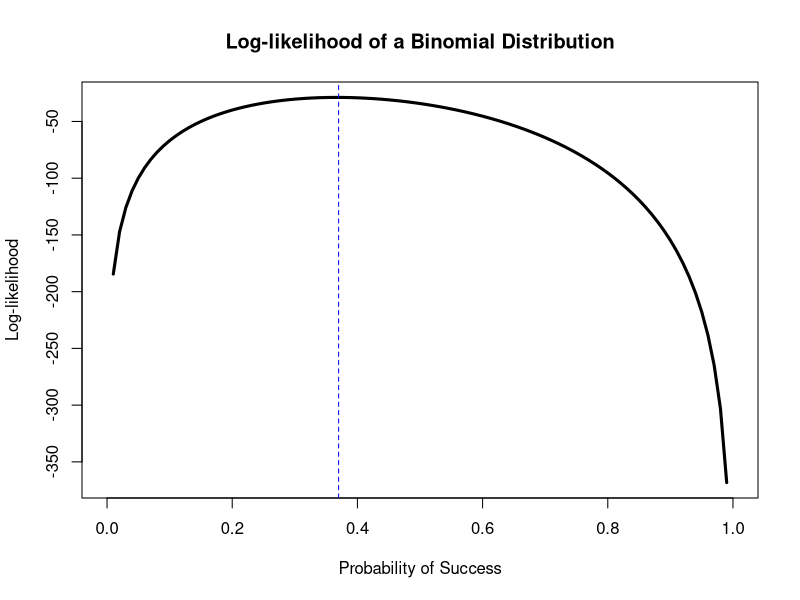
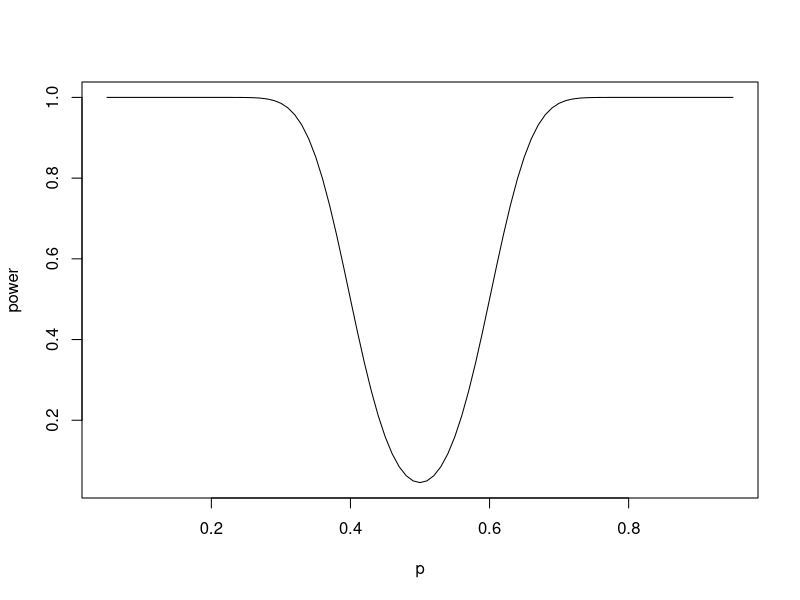

The R script that drew these images, in order:
# Homework 1
# Since it is from a binomial distribution

# n = 10, p = (0, 1) , 15 independent observations
sample <- c(7, 1, 5, 1, 3, 3, 3, 3, 6, 5, 4, 5, 3, 2, 4)

# Question 1
# calculating the mean
np <- mean(sample)
n <- 10
np

# calculating the probability
p <- (np/n)


# Question 2

set.seed(1111)

n_sim <- 1000
np_Mom <- as.vector(n_sim)

for (i in 1:n_sim){
  sample_sim <- rbinom(n_sim, n, p)
  np_Mom[i] <- mean(sample_sim)
}

mean_Mom <- mean(np_Mom)
mean_Mom

# Standard Error for the Method of Moment
SE_Mom <- sd(np_Mom)
SE_Mom


# Question 3
# Plot the log-likelihood as a product of p

# likelihood function
log_lk <- function(prob, sample, n){
  sum(dbinom(sample , size = n, prob = prob, log = TRUE))
}

# probability values
prob_values <- seq(0, 1, 0.01)
count_values <- length(prob_values)

ll_values <- as.vector(count_values)

for (i in 1:count_values){
  ll_values[i] <- log_lk(prob_values[i], sample, n)
}

par(mfrow = c(1,1))
plot(prob_values, ll_values, xlab = "Probability of Success", ylab = "Log-likelihood", 
     main = "Log-likelihood of a Binomial Distribution", type = "l", lwd = 3)


# Find the MLE for the parameter P and mark it on the plot
prob_MLE <- prob_values[which.max(ll_values)]
abline(v = prob_MLE, col = "blue", lty = 2)
# text(prob_MLE, max(ll_values), sprintf("MLE = %.3f", prob_MLE), pos = 3, col = "red")

# Question 4
# Find the MLE of p

library(stats4)

set.seed(1111)

n_sim <- 1000

n <- 10

np_MLE <- as.vector(n_sim)

# Define the likelihood function
nLL <- function(p_new) {
  -sum(dbinom(sample_sim, size = n, prob = p_new, log = TRUE))
}


for (i in 1:n_sim) {
  # Generate a random sample of size 'n' for each iteration
  sample_sim <- rbinom(n, size = n, prob = p)
  
  # Fit the model and estimate p
  fit <- mle(nLL, start = list(p_new = 0.5))
  
  # Extract the parameter estimate
  np_MLE[i] <- coef(fit)["p_new"]
}

# Calculate the mean of the MLE estimates
mean_MLE <- mean(np_MLE)
mean_MLE


# Question 5
# Find an (approximate) standard error for the maximum 
# likelihood estimate using the Fisher information.

np_MLE_sd <- sd(np_MLE)
np_MLE_sd

# Question 6
# Give a bootstrap confidence interval for the maximum likelihood estimate.

np_MLE_CI <- c(quantile(np_MLE, 0.025), quantile(np_MLE, 0.975))
np_MLE_CI



# ----------------------------------------------------------------------------+
#                                 CHAPTER 8
# ----------------------------------------------------------------------------+

n <- 100
p <- seq(0.05, 0.95, 0.01)

power <- 1-pnorm((60 - n*p)/sqrt(n*p*(1-p))) + pnorm((40 - n*p)/sqrt(n*p*(1-p)))

plot(p, power, type = 'l')









